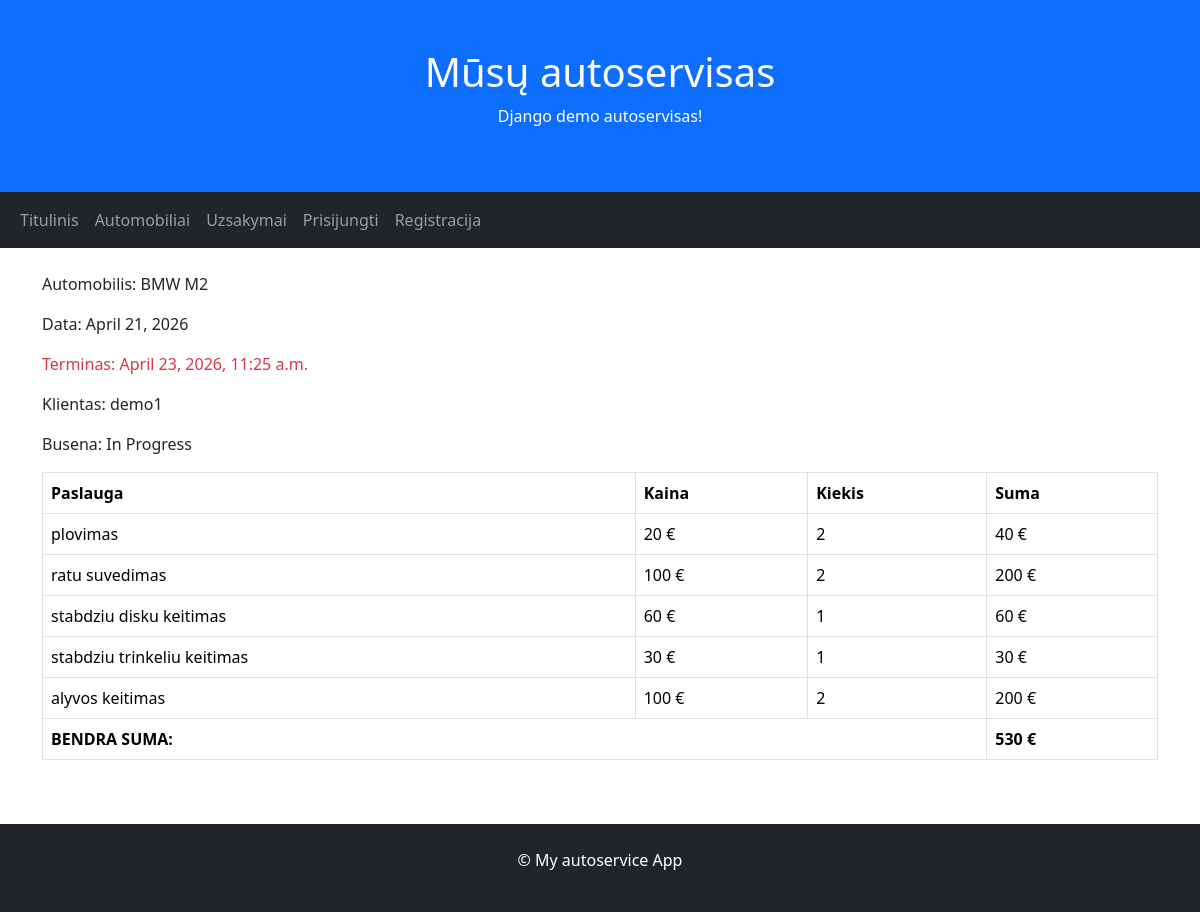
The page /orders/1/ on the database as committed earlier.
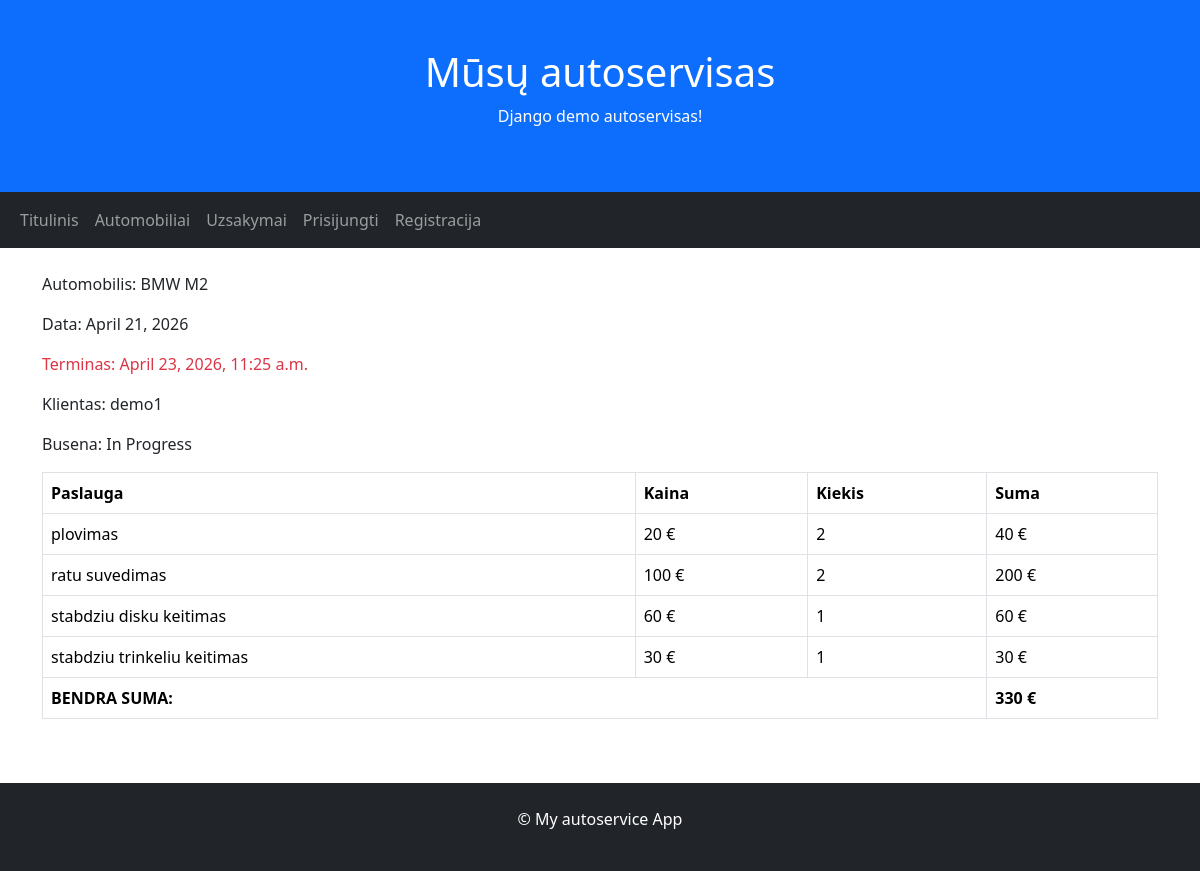
The same page on the database as committed later.
### autoservice/models.py (models this page shows, shortened)
class Order(models.Model):
    date = models.DateField(auto_now_add=True)
    car = models.ForeignKey(to="Car", on_delete=models.CASCADE)
    client = models.ForeignKey(to=User, on_delete=models.CASCADE)
    deadline = models.DateTimeField(null=True, blank=True)
    STATUS_CHOICES = [
        ('a', 'Administered'),
        ('k', 'Cancelled'),
        ('i', 'In Progress'),
        ('c', 'Completed'),
    ]
    status = models.CharField(choices=STATUS_CHOICES, default='a')
    def is_overdue(self):
        return self.deadline and timezone.now() > self.deadline
    def total(self):
        lines = self.lines.all()
        total = 0
        for line in lines:
            total += line.service.price * line.quantity
        return total

class Car(models.Model):
    make = models.CharField()
    model = models.CharField()
    license_plate = models.CharField()
    vin_code = models.CharField()
    client_name = models.CharField()
    description = HTMLField(default="")
    photo = models.ImageField(upload_to='cars', null=True, blank=True)
    def __str__(self):
        return f"{self.make} {self.model}"

class OrderLine(models.Model):
    order = models.ForeignKey(to="Order", on_delete=models.CASCADE, related_name='lines')
    service = models.ForeignKey(to="Service", on_delete=models.SET_NULL, null=True, blank=True)
    quantity = models.IntegerField(default=1)
    def line_sum(self):
        return self.service.price * self.quantity

class Service(models.Model):
    name = models.CharField()
    price = models.IntegerField()

### autoservice/views.py (the view)
# urls.py: path('orders/<int:pk>/', views.OrderDetailView.as_view(), name="order"),
class OrderDetailView(generic.DetailView):
    model = Order
    template_name = "order.html"
    context_object_name = "order"

### autoservice/templates/order.html (shortened to what this page needs)
{% extends 'base.html' %}
{% block content %}
<p>Automobilis: {{ order.car }}</p>
<p>Data: {{ order.date }}</p>
<p class="{% if order.is_overdue %}text-danger{% endif %}">Terminas: {{ order.deadline }}</p>
<p>Klientas: {{ order.client }}</p>
<p>Busena: {{ order.get_status_display }}</p>
<table class="table table-bordered">
    <thead>
        <tr>
            <th>Paslauga</th>
            <th>Kaina</th>
            <th>Kiekis</th>
            <th>Suma</th>
        </tr>
    </thead>
    <tbody>
        {% for line in order.lines.all %}
            <tr>
                <td>{{ line.service.name }}</td>
                <td>{{ line.service.price }} €</td>
                <td>{{ line.quantity }}</td>
                <td>{{ line.line_sum }} €</td>
            </tr>
        {% endfor %}
        <tr>
            <th colspan="3">BENDRA SUMA:</th>
            <th>{{ order.total }} €</th>
        </tr>
    </tbody>
</table>
{% endblock %}

### autoservice/templates/base.html (shortened to what this page needs)
<!DOCTYPE html>
<html lang="en">
<head>
    <link href="https://cdn.jsdelivr.net/npm/bootstrap@5.3.2/dist/css/bootstrap.min.css" rel="stylesheet">
    {% load static %}
</head>
<body>
<div class="p-5 bg-primary text-white text-center">
    <h1>Mūsų autoservisas</h1>
    <p>Django demo autoservisas!</p>
</div>
<nav class="navbar navbar-expand-sm bg-dark navbar-dark">
    <div class="container-fluid">
        <div class="collapse navbar-collapse" id="mynavbar">
        <ul class="navbar-nav me-auto">
            <li class="nav-item">
                <a class="nav-link" href="{% url 'index' %}">Titulinis</a>
            </li>
                        <li class="nav-item">
                <a class="nav-link" href="{% url 'cars' %}">Automobiliai</a>
            </li>
            <li class="nav-item">
                <a class="nav-link" href="{% url 'orders' %}">Uzsakymai</a>
            </li>
            {% if user.is_authenticated %}
            <li class="nav-item"><a class="nav-link" href="{% url 'profile' %}">
              <svg class="bi bi-person" width="1.5em" height="1.5em" viewBox="0 0 16 16" fill="currentColor" xmlns="http://www.w3.org/2000/svg">
                <path fill-rule="evenodd" d="M13 14s1 0 1-1-1-4-6-4-6 3-6 4 1 1 1 1h10zm-9.995-.944v-.002.002zM3.022 13h9.956a.274.274 0 00.014-.002l.008-.002c-.001-.246-.154-.986-.832-1.664C11.516 10.68 10.289 10 8 10c-2.29 0-3.516.68-4.168 1.332-.678.678-.83 1.418-.832 1.664a1.05 1.05 0 00.022.004zm9.974.056v-.002.002zM8 7a2 2 0 100-4 2 2 0 000 4zm3-2a3 3 0 11-6 0 3 3 0 016 0z" clip-rule="evenodd"/>
              </svg>
            {{ user.get_username }}</a>
            </li>
            <li class="nav-item">
                <a class="nav-link" href="{% url 'userorders' %}">Mano uzsakymai</a>
            </li>
            <li class="nav-item">
                <form method="post" action="{% url 'logout' %}">
                    {% csrf_token %}
                    <button class="nav-link" type="submit">Atsijungti</button>
                </form>
            </li>
            {% else %}
              <li class="nav-item"><a class="nav-link" href="{% url 'login'%}">Prisijungti</a></li>
              <li class="nav-item"><a class="nav-link" href="{% url 'signup'%}">Registracija</a></li>
            {% endif %}
        </ul>
        </div>
    </div>
</nav>
<div class="container mt-4">
    <div class="row">
        <div class="col-sm">
            {% block content %}{% endblock %}
        </div>
    </div>
</div>
<div class="mt-5 p-4 bg-dark text-white text-center">
    <p>© My autoservice App</p>
</div>
</body>
</html>

Rows that differ between the two databases and show on the page:
removed OrderLine: service.name "alyvos keitimas", service.price "100", quantity "2", line_sum "200"
computed for Order "In Progress": total "530" → "330"
